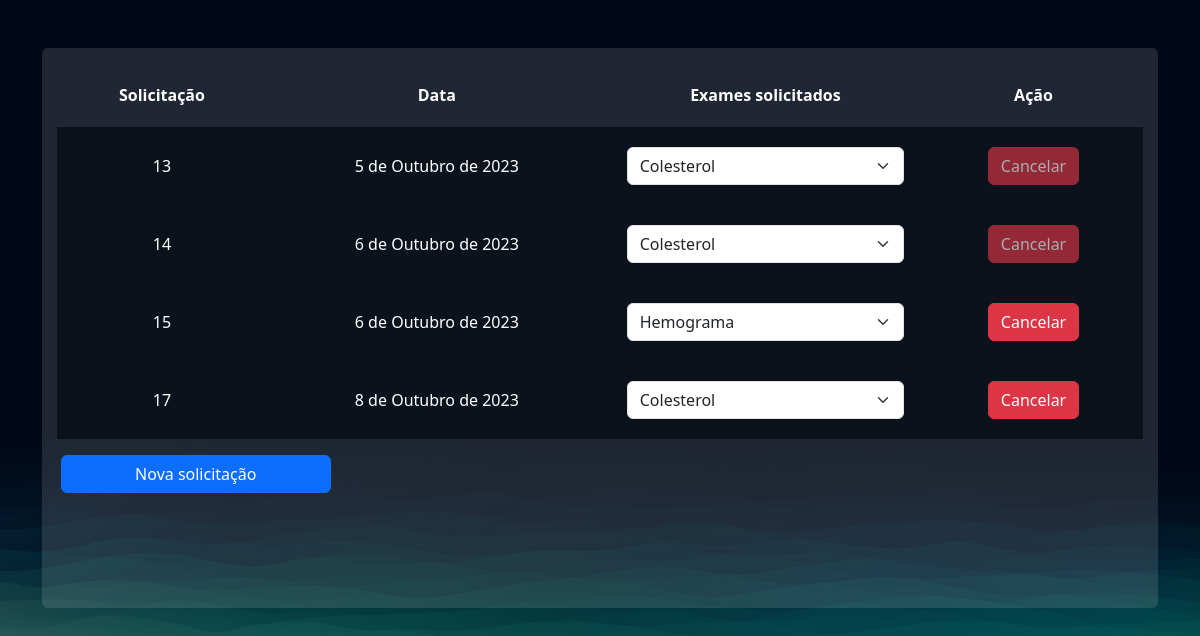
Screenshot of /exames/gerenciar_pedidos/ (signed in) with the database file from the repository.
### exames/models.py (models this page shows, shortened)
class PedidosExames(models.Model):
    class Meta:
        verbose_name = "Pedido de Exame"
        verbose_name_plural = "Pedidos de Exame"
    usuario = models.ForeignKey(User, on_delete=models.CASCADE)
    exames = models.ManyToManyField(SolicitacaoExame)
    agendado = models.BooleanField(default=True)
    data = models.DateField()

### exames/views.py (the view)
# urls.py: path('gerenciar_pedidos/', views.gerenciar_pedidos, name="gerenciar_pedidos"),
@login_required
def gerenciar_pedidos(request: HttpRequest):
    pedidos = PedidosExames.objects.filter(usuario=request.user)
    return render(
        request=request,
        template_name="exames/gerenciar_pedidos.html",
        context={"pedidos": pedidos}
    )

### exames/templates/exames/gerenciar_pedidos.html (shortened to what this page needs)
{% extends "bases/base.html" %}
{% load static %}
{% block head %}
    <link rel="stylesheet" href="{% static 'exames/css/gerenciar_pedidos.css' %}">
    <link rel="stylesheet" href="{% static 'exames/css/style.css' %}">
{% endblock head %}
{% block conteudo %}
    <div class="container">
        <br>
        <br>
        <div class="card card-view">
            <table>
                <tr>
                    <th>Solicitação</th>
                    <th>Data</th>
                    <th>Exames solicitados</th>
                    <th>Ação</th>
                </tr>
                {% for pedido in pedidos %}
                    <tr class="linha-tabela">
                        <td>{{ pedido.id }}</td>
                        <td>{{ pedido.data }}</td>
                        <td>
                            <select class="form-select">
                                {% for solicitacao in pedido.exames.all %}
                                    <option value="" style="color: black;">{{ solicitacao.exame.nome }}</option>
                                {% endfor %}
                            </select>
                        </td>
                        <td>
                            <a href="{% url 'exames:cancelar_pedido' pedido.id %}" class="btn btn-danger {% if not pedido.agendado %} disabled {% endif %}">Cancelar</a>
                        </td>
                    </tr>
                {% empty %}
                    <br>
                    <h5>Nenhum pedido de exames</h5>
                {% endfor %}
            </table>
            <div class="row p-3">
                <div class="col-md-3">
                    <div class="row">
                        <a class="btn btn-primary" href='{% url "exames:solicitar" %}' role="button">Nova solicitação</a>
                    </div>
                </div>
            </div>
        </div>
    </div>
{% endblock conteudo %}

### templates/static/geral/css/base.css (style rules this page uses)
:root { --main-color: #151C34; --dark-color: #0C121C; --light-color: #6DE6EE; --contrast-color: #f4c96b; --differential-color: #066668; }
* { color: white }

### templates/static/exames/css/gerenciar_pedidos.css (style rules this page uses)
.linha-tabela { background-color: var(--dark-color); height: 20px; }
td, th { padding: 20px; }
.card-view { text-align: center; padding: 0; border: none; height: 70vh; }

### templates/static/exames/css/style.css (style rules this page uses)
body { background-image: url("/static/geral/img/bg2.png"); background-size: cover; }
.card { background-color: rgba(217, 217, 217, 0.14); color: white; padding: 15px; }

### rows the page displays
PedidosExames: id "13", data "5 de Outubro de 2023"
PedidosExames: id "14", data "6 de Outubro de 2023"
PedidosExames: id "15", data "6 de Outubro de 2023"
PedidosExames: id "17", data "8 de Outubro de 2023"

### other values shown
form field value "Colesterol"
form field value "Hemograma"
